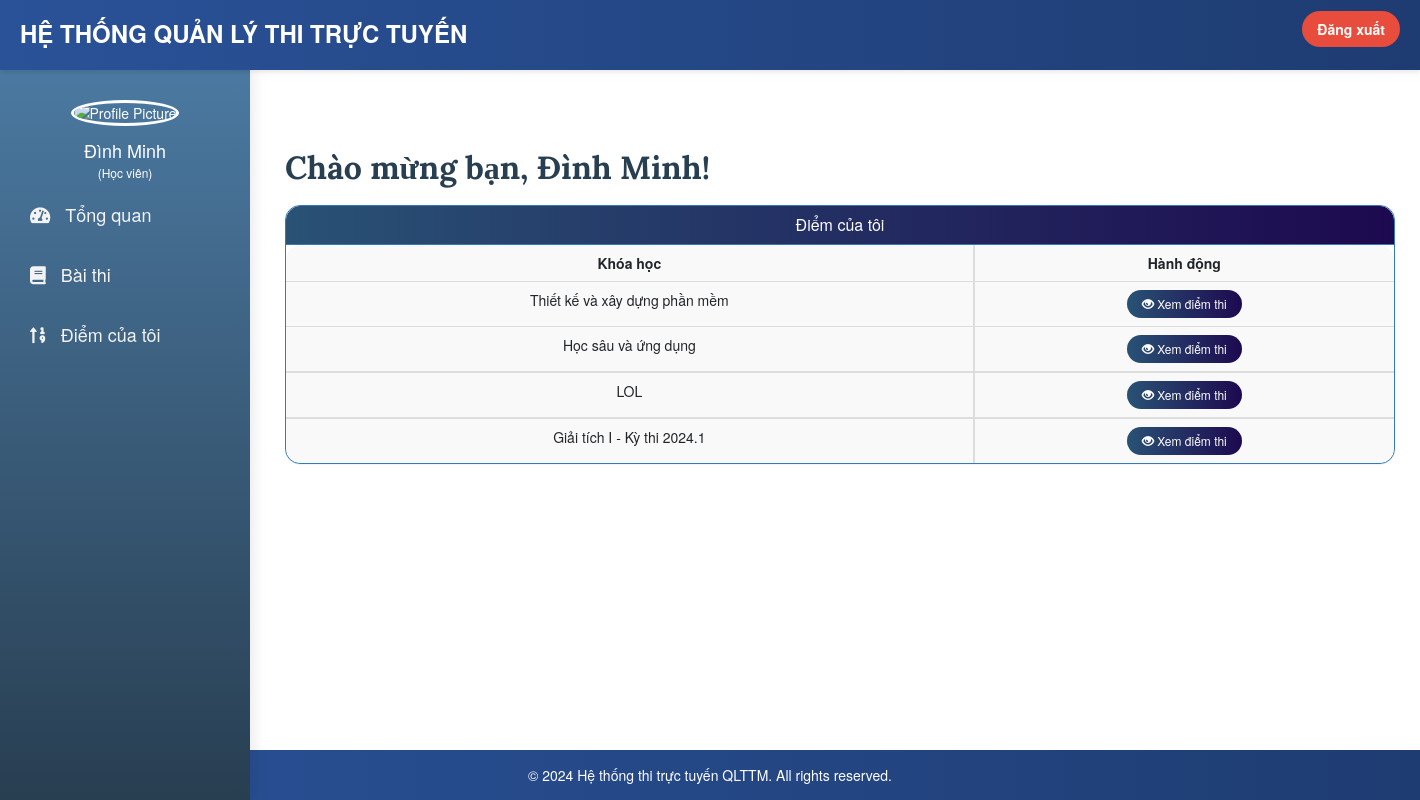
Page /student/student-marks (signed in) on the committed database.
### exam/models.py (models this page shows, shortened)
class Course(models.Model):
    course_name = models.CharField(max_length=50)
    question_number = models.PositiveIntegerField()
    total_marks = models.PositiveIntegerField()

### student/views.py (the view)
# urls.py: path('student-marks', views.student_marks_view,name='student-marks'),
@login_required(login_url='studentlogin')
@user_passes_test(is_student)
def student_marks_view(request):
    courses=QMODEL.Course.objects.all()
    return render(request,'student/student_marks.html',{'courses':courses})

### student/views.py (called while the page is built)
def is_student(user):
    return user.groups.filter(name='STUDENT').exists()

### templates/student/student_marks.html (shortened to what this page needs)
{% extends 'student/studentbase.html' %}
{% block content %}
{% load static %}
<head>
  <link href="//netdna.bootstrapcdn.com/bootstrap/3.0.0/css/bootstrap.min.css" rel="stylesheet" id="bootstrap-css">
</head>
<br><br>
<div class="container">
  <h1>Chào mừng bạn, {{ request.user.first_name }}!</h1>
  <div class="panel panel-primary" style="border-radius: 15px;">
    <div class="panel-heading" style="border-top-left-radius: 15px; border-top-right-radius: 15px;">
      <h6 class="panel-title">Điểm của tôi</h6>
    </div>
    <table class="table table-hover table-bordered" style="border-radius: 15px; overflow: hidden;">
      <thead>
        <tr>
          <th>Khóa học</th>
          <th>Hành động</th>
        </tr>
      </thead>
      <tbody>
        {% for t in courses %}
        <tr>
          <td>{{ t.course_name }}</td>
          <td class='text-center'>
            <a class="btn btn-primary btn-sm" href="{% url 'check-marks' t.id %}">
              <span class="glyphicon glyphicon-eye-open"></span> Xem điểm thi
            </a>
          </td>
        </tr>
        {% endfor %}
      </tbody>
    </table>
  </div>
</div>
<br><br><br><br><br><br>
{% endblock content %}

### templates/student/studentbase.html (shortened to what this page needs)
<!DOCTYPE html>
{% load static %}
<html lang="en" dir="ltr">
<head>
  <link rel="stylesheet" href="https://maxcdn.bootstrapcdn.com/bootstrap/4.4.1/css/bootstrap.min.css">
  <link rel="stylesheet" href="https://cdnjs.cloudflare.com/ajax/libs/font-awesome/5.12.1/css/all.min.css">
</head>
<body>
  <header>
    <div class="left_area">
      <h3>Hệ Thống Quản Lý Thi Trực Tuyến</h3>
    </div>
    <a href="/logout" class="logout_btn">Đăng xuất</a>
  </header>
  <div class="sidebar" id="sidebar">
    <center>
        {% if request.user.student.profile_pic %}
            <img src="{% static request.user.student.profile_pic.url %}" class="profile_image" alt="Profile Picture">
        {% else %}
            <img src="{% static 'image/student.png' %}" class="profile_image" alt="Default Avatar">
        {% endif %}
        <h4>{{ request.user.first_name }}</h4>
        <h6>(Học viên)</h6>
    </center>
    <a href="/student/student-dashboard"><i class="fas fa-tachometer-alt"></i><span>Tổng quan</span></a>
    <a href="/student/student-exam"><i class="fas fa-book"></i><span>Bài thi</span></a>
    <a href="/student/student-marks"><i class="fas fa-sort-numeric-up"></i><span>Điểm của tôi</span></a>
  </div>
  <div class="content" id="content">
    {% block content %}{% endblock content %}
  </div>
  <footer>
    &copy; {% now 'Y' %} Hệ thống thi trực tuyến QLTTM. All rights reserved.
  </footer>
</body>
</html>

### templates/student/studentbase.html (style rules this page uses)
body { margin: 0; padding: 0; font-family: 'Roboto', sans-serif; background-color: #f4f6f9; }
header { position: fixed; top: 0; left: 0; width: 100%; height: 70px; padding: 20px; z-index: 2; background: linear-gradient(to right, #2a5298, #1e3c72); color: #fff; box-shadow: 0 2px 5px rgba(0, 0, 0, 0.1); }
.left_area h3 { margin: 0; text-transform: uppercase; font-size: 24px; font-weight: 700; }
.logout_btn { padding: 8px 15px; background: #e74c3c; text-decoration: none; color: white; border-radius: 25px; font-size: 14px; font-weight: 600; float: right; margin-top: -35px; }
.sidebar { position: fixed; top: 70px; left: 0; width: 250px; height: calc(100% - 70px); background: linear-gradient(to bottom, #4b79a1, #283e51); color: white; padding-top: 30px; box-shadow: 2px 0 15px rgba(0, 0, 0, 0.1); z-index: 1; transition: all 0.3s ease; }
.sidebar .profile_image { width: 120px; height: 120px; border-radius: 50%; margin-bottom: 10px; border: 3px solid #fff; }
.sidebar h4, .sidebar h6 { color: white; margin: 5px 0; }
.sidebar a { color: #f3f3f3; font-size: 18px; display: block; line-height: 60px; padding: 0 30px; text-decoration: none; transition: all 0.3s ease; }
.sidebar i { padding-right: 15px; }
.content { margin-left: 250px; padding: 20px; margin-top: 70px; transition: margin-left 0.3s ease; }
.content h1 { font-size: 32px; font-weight: 700; font-family: 'Lora', serif; color: #283e51; margin-bottom: 20px; }
footer { text-align: center; padding: 15px; background: linear-gradient(to right, #2a5298, #1e3c72); color: white; position: fixed; width: 100%; bottom: 0; }

### templates/student/student_marks.html (style rules this page uses)
a:link { text-decoration: none; }
h6 { text-align: center; }
table { border-radius: 15px; overflow: hidden; border-collapse: separate; background-color: #f9f9f9; }
th, td { border: 1px solid #ddd; padding: 10px; text-align: center; }
.panel { border-radius: 15px; overflow: hidden; }
.panel-heading { border-top-left-radius: 15px; border-top-right-radius: 15px; background: linear-gradient(to right, rgb(41, 82, 117), rgb(29, 9, 79)); color: white; padding: 10px; text-align: center; }
.btn { border-radius: 15px; background: linear-gradient(to right, rgb(41, 82, 117), rgb(29, 9, 79)); color: white; border: none; padding: 5px 15px; }

### rows in the picture
Course: course_name "Thiết kế và xây dựng phần mềm"
Course: course_name "Học sâu và ứng dụng"
Course: course_name "LOL"
Course: course_name "Giải tích I - Kỳ thi 2024.1"

### other values in the picture
{{ request.user.first_name }} "Đình Minh"
